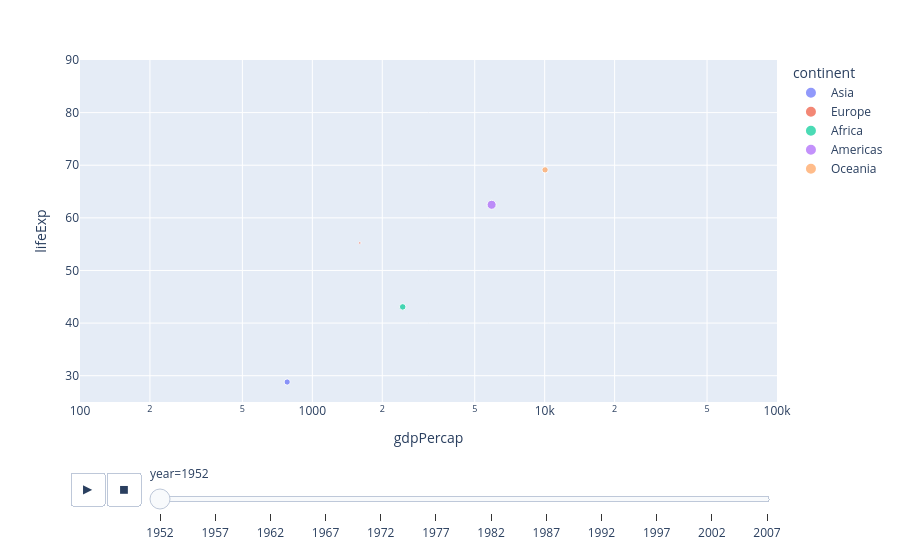

The cell this chart's notebook holds for it:
### Code cell
import plotly.express as px
df = px.data.gapminder()
px.scatter(df, x="gdpPercap", y="lifeExp", animation_frame="year", animation_group="continent",
           size="pop", color="continent", hover_name="country",
           log_x=True, size_max=55, range_x=[100,100000], range_y=[25,90])

### Figure 1 — Plotly figure (JSON) as saved in the notebook; plotly's stock layout.template omitted (floating-point values rounded to 4 significant figures)
{"data": [{"hovertemplate": "<b>%{hovertext}</b><br><br>continent=Asia<br>year=1952<br>gdpPercap=%{x}<br>lifeExp=%{y}<br>pop=%{marker.size}<extra></extra>", "hovertext": ["Afghanistan", "Bahrain", "Bangladesh", "Cambodia", "China", "Hong Kong, China", "India", "Indonesia", "Iran", "Iraq", "Israel", "Japan", "Jordan", "Korea, Dem. Rep.", "Korea, Rep.", "Kuwait", "Lebanon", "Malaysia", "Mongolia", "Myanmar", "Nepal", "Oman", "Pakistan", "Philippines", "Saudi Arabia", "Singapore", "Sri Lanka", "Syria", "Taiwan", "Thailand", "Vietnam", "West Bank and Gaza", "Yemen, Rep."], "ids": ["Asia", "Asia", "Asia", "Asia", "Asia", "Asia", "Asia", "Asia", "Asia", "Asia", "Asia", "Asia", "Asia", "Asia", "Asia", "Asia", "Asia", "Asia", "Asia", "Asia", "Asia", "Asia", "Asia", "Asia", "Asia", "Asia", "Asia", "Asia", "Asia", "Asia", "Asia", "Asia", "Asia"], "legendgroup": "Asia", "marker": {"color": "#636efa", "size": [8425333, 120447, 46886859, 4693836, 556263527, 2125900, 372000000, 82052000, 17272000, 5441766, 1620914, 86459025, 607914, 8865488, 20947571, 160000, 1439529, 6748378, 800663, 20092996, 9182536, 507833, 41346560, 22438691, 4005677, 1127000, 7982342, 3661549, 8550362, 21289402, 26246839, 1030585, 4963829], "sizemode": "area", "sizeref": 435900.0, "symbol": "circle"}, "mode": "markers", "name": "Asia", "orientation": "v", "showlegend": true, "type": "scatter", "x": [779.4, 9867.0, 684.2, 368.5, 400.4, 3054.0, 546.6, 749.7, 3035.0, 4130.0, 4087.0, 3217.0, 1547.0, 1088.0, 1031.0, 108400.0, 4835.0, 1831.0, 786.6, 331.0, 545.9, 1828.0, 684.6, 1273.0, 6460.0, 2315.0, 1084.0, 1643.0, 1207.0, 757.8, 605.1, 1516.0, 781.7], "xaxis": "x", "y": [28.8, 50.94, 37.48, 39.42, 44.0, 60.96, 37.37, 37.47, 44.87, 45.32, 65.39, 63.03, 43.16, 50.06, 47.45, 55.56, 55.93, 48.46, 42.24, 36.32, 36.16, 37.58, 43.44, 47.75, 39.88, 60.4, 57.59, 45.88, 58.5, 50.85, 40.41, 43.16, 32.55], "yaxis": "y"}, {"hovertemplate": "<b>%{hovertext}</b><br><br>continent=Europe<br>year=1952<br>gdpPercap=%{x}<br>lifeExp=%{y}<br>pop=%{marker.size}<extra></extra>", "hovertext": ["Albania", "Austria", "Belgium", "Bosnia and Herzegovina", "Bulgaria", "Croatia", "Czech Republic", "Denmark", "Finland", "France", "Germany", "Greece", "Hungary", "Iceland", "Ireland", "Italy", "Montenegro", "Netherlands", "Norway", "Poland", "Portugal", "Romania", "Serbia", "Slovak Republic", "Slovenia", "Spain", "Sweden", "Switzerland", "Turkey", "United Kingdom"], "ids": ["Europe", "Europe", "Europe", "Europe", "Europe", "Europe", "Europe", "Europe", "Europe", "Europe", "Europe", "Europe", "Europe", "Europe", "Europe", "Europe", "Europe", "Europe", "Europe", "Europe", "Europe", "Europe", "Europe", "Europe", "Europe", "Europe", "Europe", "Europe", "Europe", "Europe"], "legendgroup": "Europe", "marker": {"color": "#EF553B", "size": [1282697, 6927772, 8730405, 2791000, 7274900, 3882229, 9125183, 4334000, 4090500, 42459667, 69145952, 7733250, 9504000, 147962, 2952156, 47666000, 413834, 10381988, 3327728, 25730551, 8526050, 16630000, 6860147, 3558137, 1489518, 28549870, 7124673, 4815000, 22235677, 50430000], "sizemode": "area", "sizeref": 435900.0, "symbol": "circle"}, "mode": "markers", "name": "Europe", "orientation": "v", "showlegend": true, "type": "scatter", "x": [1601.0, 6137.0, 8343.0, 973.5, 2444.0, 3119.0, 6876.0, 9692.0, 6425.0, 7030.0, 7144.0, 3531.0, 5264.0, 7268.0, 5210.0, 4931.0, 2648.0, 8942.0, 10100.0, 4029.0, 3068.0, 3145.0, 3581.0, 5075.0, 4215.0, 3834.0, 8528.0, 14730.0, 1969.0, 9980.0], "xaxis": "x", "y": [55.23, 66.8, 68.0, 53.82, 59.6, 61.21, 66.87, 70.78, 66.55, 67.41, 67.5, 65.86, 64.03, 72.49, 66.91, 65.94, 59.16, 72.13, 72.67, 61.31, 59.82, 61.05, 58.0, 64.36, 65.57, 64.94, 71.86, 69.62, 43.59, 69.18], "yaxis": "y"}, {"hovertemplate": "<b>%{hovertext}</b><br><br>continent=Africa<br>year=1952<br>gdpPercap=%{x}<br>lifeExp=%{y}<br>pop=%{marker.size}<extra></extra>", "hovertext": ["Algeria", "Angola", "Benin", "Botswana", "Burkina Faso", "Burundi", "Cameroon", "Central African Republic", "Chad", "Comoros", "Congo, Dem. Rep.", "Congo, Rep.", "Cote d'Ivoire", "Djibouti", "Egypt", "Equatorial Guinea", "Eritrea", "Ethiopia", "Gabon", "Gambia", "Ghana", "Guinea", "Guinea-Bissau", "Kenya", "Lesotho", "Liberia", "Libya", "Madagascar", "Malawi", "Mali", "Mauritania", "Mauritius", "Morocco", "Mozambique", "Namibia", "Niger", "Nigeria", "Reunion", "Rwanda", "Sao Tome and Principe", "Senegal", "Sierra Leone", "Somalia", "South Africa", "Sudan", "Swaziland", "Tanzania", "Togo", "Tunisia", "Uganda", "Zambia", "Zimbabwe"], "ids": ["Africa", "Africa", "Africa", "Africa", "Africa", "Africa", "Africa", "Africa", "Africa", "Africa", "Africa", "Africa", "Africa", "Africa", "Africa", "Africa", "Africa", "Africa", "Africa", "Africa", "Africa", "Africa", "Africa", "Africa", "Africa", "Africa", "Africa", "Africa", "Africa", "Africa", "Africa", "Africa", "Africa", "Africa", "Africa", "Africa", "Africa", "Africa", "Africa", "Africa", "Africa", "Africa", "Africa", "Africa", "Africa", "Africa", "Africa", "Africa", "Africa", "Africa", "Africa", "Africa"], "legendgroup": "Africa", "marker": {"color": "#00cc96", "size": [9279525, 4232095, 1738315, 442308, 4469979, 2445618, 5009067, 1291695, 2682462, 153936, 14100005, 854885, 2977019, 63149, 22223309, 216964, 1438760, 20860941, 420702, 284320, 5581001, 2664249, 580653, 6464046, 748747, 863308, 1019729, 4762912, 2917802, 3838168, 1022556, 516556, 9939217, 6446316, 485831, 3379468, 33119096, 257700, 2534927, 60011, 2755589, 2143249, 2526994, 14264935, 8504667, 290243, 8322925, 1219113, 3647735, 5824797, 2672000, 3080907], "sizemode": "area", "sizeref": 435900.0, "symbol": "circle"}, "mode": "markers", "name": "Africa", "orientation": "v", "showlegend": true, "type": "scatter", "x": [2449.0, 3521.0, 1063.0, 851.2, 543.3, 339.3, 1173.0, 1071.0, 1179.0, 1103.0, 780.5, 2126.0, 1389.0, 2670.0, 1419.0, 375.6, 328.9, 362.1, 4293.0, 485.2, 911.3, 510.2, 299.9, 853.5, 298.8, 575.6, 2388.0, 1443.0, 369.2, 452.3, 743.1, 1968.0, 1688.0, 468.5, 2424.0, 761.9, 1077.0, 2719.0, 493.3, 879.6, 1450.0, 879.8, 1136.0, 4725.0, 1616.0, 1148.0, 716.7, 859.8, 1468.0, 734.8, 1147.0, 406.9], "xaxis": "x", "y": [43.08, 30.02, 38.22, 47.62, 31.98, 39.03, 38.52, 35.46, 38.09, 40.72, 39.14, 42.11, 40.48, 34.81, 41.89, 34.48, 35.93, 34.08, 37.0, 30.0, 43.15, 33.61, 32.5, 42.27, 42.14, 38.48, 42.72, 36.68, 36.26, 33.69, 40.54, 50.99, 42.87, 31.29, 41.73, 37.44, 36.32, 52.72, 40.0, 46.47, 37.28, 30.33, 32.98, 45.01, 38.63, 41.41, 41.22, 38.6, 44.6, 39.98, 42.04, 48.45], "yaxis": "y"}, {"hovertemplate": "<b>%{hovertext}</b><br><br>continent=Americas<br>year=1952<br>gdpPercap=%{x}<br>lifeExp=%{y}<br>pop=%{marker.size}<extra></extra>", "hovertext": ["Argentina", "Bolivia", "Brazil", "Canada", "Chile", "Colombia", "Costa Rica", "Cuba", "Dominican Republic", "Ecuador", "El Salvador", "Guatemala", "Haiti", "Honduras", "Jamaica", "Mexico", "Nicaragua", "Panama", "Paraguay", "Peru", "Puerto Rico", "Trinidad and Tobago", "United States", "Uruguay", "Venezuela"], "ids": ["Americas", "Americas", "Americas", "Americas", "Americas", "Americas", "Americas", "Americas", "Americas", "Americas", "Americas", "Americas", "Americas", "Americas", "Americas", "Americas", "Americas", "Americas", "Americas", "Americas", "Americas", "Americas", "Americas", "Americas", "Americas"], "legendgroup": "Americas", "marker": {"color": "#ab63fa", "size": [17876956, 2883315, 56602560, 14785584, 6377619, 12350771, 926317, 6007797, 2491346, 3548753, 2042865, 3146381, 3201488, 1517453, 1426095, 30144317, 1165790, 940080, 1555876, 8025700, 2227000, 662850, 157553000, 2252965, 5439568], "sizemode": "area", "sizeref": 435900.0, "symbol": "circle"}, "mode": "markers", "name": "Americas", "orientation": "v", "showlegend": true, "type": "scatter", "x": [5911.0, 2677.0, 2109.0, 11370.0, 3940.0, 2144.0, 2627.0, 5587.0, 1398.0, 3522.0, 3048.0, 2428.0, 1840.0, 2195.0, 2899.0, 3478.0, 3112.0, 2480.0, 1952.0, 3759.0, 3082.0, 3023.0, 13990.0, 5717.0, 7690.0], "xaxis": "x", "y": [62.48, 40.41, 50.92, 68.75, 54.74, 50.64, 57.21, 59.42, 45.93, 48.36, 45.26, 42.02, 37.58, 41.91, 58.53, 50.79, 42.31, 55.19, 62.65, 43.9, 64.28, 59.1, 68.44, 66.07, 55.09], "yaxis": "y"}, {"hovertemplate": "<b>%{hovertext}</b><br><br>continent=Oceania<br>year=1952<br>gdpPercap=%{x}<br>lifeExp=%{y}<br>pop=%{marker.size}<extra></extra>", "hovertext": ["Australia", "New Zealand"], "ids": ["Oceania", "Oceania"], "legendgroup": "Oceania", "marker": {"color": "#FFA15A", "size": [8691212, 1994794], "sizemode": "area", "sizeref": 435900.0, "symbol": "circle"}, "mode": "markers", "name": "Oceania", "orientation": "v", "showlegend": true, "type": "scatter", "x": [10040.0, 10560.0], "xaxis": "x", "y": [69.12, 69.39], "yaxis": "y"}], "layout": {"legend": {"itemsizing": "constant", "title": {"text": "continent"}, "tracegroupgap": 0}, "margin": {"t": 60}, "sliders": [{"active": 0, "currentvalue": {"prefix": "year="}, "len": 0.9, "pad": {"b": 10, "t": 60}, "steps": [{"args": [["1952"], {"frame": {"duration": 0, "redraw": false}, "fromcurrent": true, "mode": "immediate", "transition": {"duration": 0, "easing": "linear"}}], "label": "1952", "method": "animate"}, {"args": [["1957"], {"frame": {"duration": 0, "redraw": false}, "fromcurrent": true, "mode": "immediate", "transition": {"duration": 0, "easing": "linear"}}], "label": "1957", "method": "animate"}, {"args": [["1962"], {"frame": {"duration": 0, "redraw": false}, "fromcurrent": true, "mode": "immediate", "transition": {"duration": 0, "easing": "linear"}}], "label": "1962", "method": "animate"}, {"args": [["1967"], {"frame": {"duration": 0, "redraw": false}, "fromcurrent": true, "mode": "immediate", "transition": {"duration": 0, "easing": "linear"}}], "label": "1967", "method": "animate"}, {"args": [["1972"], {"frame": {"duration": 0, "redraw": false}, "fromcurrent": true, "mode": "immediate", "transition": {"duration": 0, "easing": "linear"}}], "label": "1972", "method": "animate"}, {"args": [["1977"], {"frame": {"duration": 0, "redraw": false}, "fromcurrent": true, "mode": "immediate", "transition": {"duration": 0, "easing": "linear"}}], "label": "1977", "method": "animate"}, {"args": [["1982"], {"frame": {"duration": 0, "redraw": false}, "fromcurrent": true, "mode": "immediate", "transition": {"duration": 0, "easing": "linear"}}], "label": "1982", "method": "animate"}, {"args": [["1987"], {"frame": {"duration": 0, "redraw": false}, "fromcurrent": true, "mode": "immediate", "transition": {"duration": 0, "easing": "linear"}}], "label": "1987", "method": "animate"}, {"args": [["1992"], {"frame": {"duration": 0, "redraw": false}, "fromcurrent": true, "mode": "immediate", "transition": {"duration": 0, "easing": "linear"}}], "label": "1992", "method": "animate"}, {"args": [["1997"], {"frame": {"duration": 0, "redraw": false}, "fromcurrent": true, "mode": "immediate", "transition": {"duration": 0, "easing": "linear"}}], "label": "1997", "method": "animate"}, {"args": [["2002"], {"frame": {"duration": 0, "redraw": false}, "fromcurrent": true, "mode": "immediate", "transition": {"duration": 0, "easing": "linear"}}], "label": "2002", "method": "animate"}, {"args": [["2007"], {"frame": {"duration": 0, "redraw": false}, "fromcurrent": true, "mode": "immediate", "transition": {"duration": 0, "easing": "linear"}}], "label": "2007", "method": "animate"}], "x": 0.1, "xanchor": "left", "y": 0, "yanchor": "top"}], "updatemenus": [{"buttons": [{"args": [null, {"frame": {"duration": 500, "redraw": false}, "fromcurrent": true, "mode": "immediate", "transition": {"duration": 500, "easing": "linear"}}], "label": "&#9654;", "method": "animate"}, {"args": [[null], {"frame": {"duration": 0, "redraw": false}, "fromcurrent": true, "mode": "immediate", "transition": {"duration": 0, "easing": "linear"}}], "label": "&#9724;", "method": "animate"}], "direction": "left", "pad": {"r": 10, "t": 70}, "showactive": false, "type": "buttons", "x": 0.1, "xanchor": "right", "y": 0, "yanchor": "top"}], "xaxis": {"anchor": "y", "domain": [0, 1], "range": [2, 5], "title": {"text": "gdpPercap"}, "type": "log"}, "yaxis": {"anchor": "x", "domain": [0, 1], "range": [25, 90], "title": {"text": "lifeExp"}}}}
